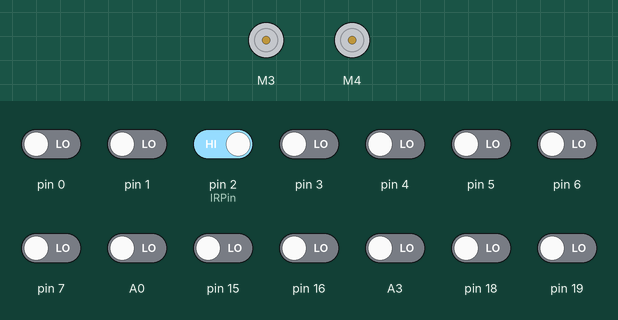
Bench run of a sketch on a simulated Arduino Uno, built with avr-gcc and run on an emulated ATmega328P. On the bench: 2 × DC motor (green arrow = forward, orange = backward, longer = faster). Inputs (shaded band) come from the test bench; at power-on: pin 2 (IRPin) HIGH, A0, A3, pin 0, pin 1, pin 3–7, pin 15, pin 16, pin 18, pin 19 LOW.

Above: at 1.2 s.
1.3 s: pin 2 (IRPin) driven LOW
At 2.5 s:
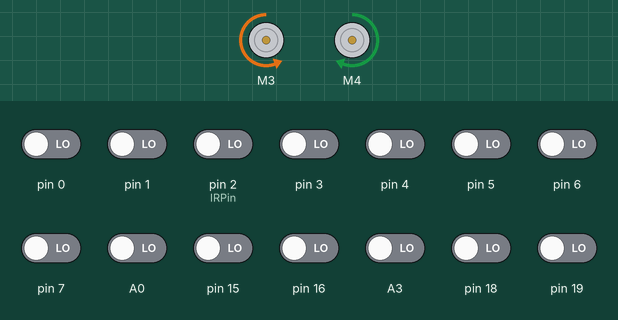
2.8 s: pin 2 (IRPin) driven HIGH
At 3.7 s:
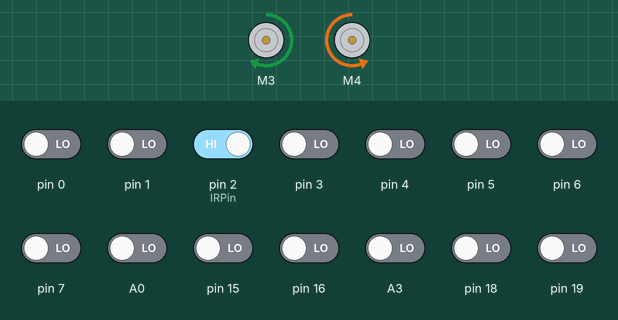
Timing chart, 0 to 5.8 s (numbered marks = the images above; inputs shaded):
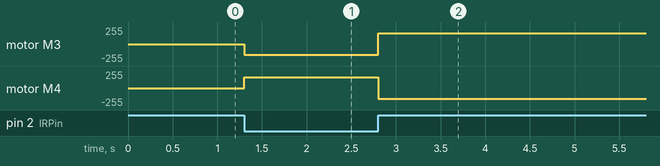

Measured:
- after the input at 1.3 s, motor M3: stopped → backward 160/255 at once; motor M4: stopped → forward 160/255 at once
- after the input at 2.8 s, motor M3: backward 160/255 → forward 160/255 at once; motor M4: forward 160/255 → backward 160/255 at once

The sketch:

runningCode.ino
```cpp
#include <mobis_io.h>
#include <AFMotor.h>

#define IRPin 2     // 장애물 감지 IR 센서

// 모터드라이버 L293D  3: M3에 연결,  4: M4에 연결
AF_DCMotor motor_L(3);
AF_DCMotor motor_R(4);

// 장애물 회피 관련 변수 선언
int obstacle_flag = 0;
bool no_repetition = 0;
uint8_t turn_speed = 160;
unsigned long time_previous;
unsigned long time_current;

void setup() {
    directSetPinIn(IRPin);
    attachInterrupt(digitalPinToInterrupt(IRPin), obstacle_detected, CHANGE);

    motor_L.setSpeed(255);              // 왼쪽 모터의 속도
    motor_R.setSpeed(255);              // 오른쪽 모터의 속도
    motor_L.run(RELEASE);
    motor_R.run(RELEASE);
    time_previous = millis();
    time_current = millis();
}
void loop() {
    if (obstacle_flag == 0) car();               // 일반 주행
    else if (obstacle_flag == 1) IRstate1();     // 500ms 정지
    else if (obstacle_flag == 2) IRstate2();     // 좌회전(장애물 인식 벗어나기 위해)
    else if (obstacle_flag == 3) IRstate3();     // 좌로 500ms 더 회전, 500ms 정지, 500ms 전진
    else if (obstacle_flag == 4) IRstate4();     // 좌로 살짝 회전
    else if (obstacle_flag == 5) IRstate5();     // 우회전(장애물 인식하기 위해)
}
// 라인트레이싱 함수
void car() {
    int val1 = directDigitalRead(A0);    // 라인센서1
    int val2 = directDigitalRead(A3);    // 라인센서2
    if (val1 == 1 && val2 == 1) {           // 직진
        motor_L.setSpeed(255);
        motor_R.setSpeed(255);
        motor_L.run(FORWARD);
        motor_R.run(FORWARD);
    }
    else if (val1 == 1 && val2 == 0) {      // 좌회전
        motor_L.run(FORWARD);
        motor_R.setSpeed(105);
        motor_R.run(BACKWARD);
    }
    else if (val1 == 0 && val2 == 1) {      // 우회전
        motor_L.setSpeed(105);
        motor_L.run(BACKWARD);
        motor_R.run(FORWARD);
    }
    else if (val1 == 0 && val2 == 0){}      // 이전 상태 유지
    time_previous = millis();
}
void obstacle_detected() {
    if(directDigitalRead(IRPin) == LOW) {
        if( no_repetition == 0) {
            no_repetition = 1;
            obstacle_flag = 1;
        }
    } else if(directDigitalRead(IRPin) == HIGH) {
        no_repetition = 0;
        obstacle_flag = 3;
    }
}
void IRstate1() {
    motor_L.run(RELEASE);
    motor_R.run(RELEASE);
    if(time_current - time_previous > 500) {
        time_previous = millis();
        obstacle_flag = 2;
    }
}
// 좌회전(장애물 감지 벗어날 때까지)
void IRstate2() {
    motor_L.setSpeed(turn_speed);
    motor_R.setSpeed(turn_speed);
    motor_L.run(BACKWARD);
    motor_R.run(FORWARD);
    time_previous = millis();
}
// 좌로 좀더 회전 -> 정지 -> 전진하면서 라인유무체크 -> 정지
void IRstate3() {
    if(time_current - time_previous <= 200) { // 300ms 좌로 회전
        motor_L.run(BACKWARD);
        motor_R.run(FORWARD);
    }
    else if(time_current - time_previous <= 700) { // 500ms 정지
        motor_L.run(RELEASE);
        motor_R.run(RELEASE);
    }
    else if(time_current - time_previous <= 1300) { // 500ms 전진
        motor_L.run(FORWARD);
        motor_R.run(FORWARD);
        int val1_check = directDigitalRead(A0);            // 라인센서1
        int val2_check = directDigitalRead(A3);            // 라인센서2
        if (val1_check == 1 || val2_check == 1) {    // 1이면 감지
            obstacle_flag = 4;
            time_previous = millis();
        }
    }
    else if(time_current - time_previous <= 1800) { // 500ms 정지
        motor_L.run(RELEASE);
        motor_R.run(RELEASE);
    }
    else if(time_current - time_previous > 1800) { // 다음 상태 진입
        obstacle_flag = 5;
    }
}

// 라인 발견 시 300ms 좌로 회전
void IRstate4() {
    if(time_current - time_previous <= 500) {
        motor_L.run(RELEASE);
        motor_R.run(RELEASE);
    }
    else if(time_current - time_previous <= 800) {
        motor_L.setSpeed(180);
        motor_R.setSpeed(180);
        motor_L.run(BACKWARD);
        motor_R.run(FORWARD);
    }
    else if(time_current - time_previous > 800) {
        obstacle_flag = 0;
        motor_L.run(FORWARD);
        motor_R.run(FORWARD);
        time_previous = millis();
    }
}
// 라인 미감지시 우측으로 돌기 :: 장애물 감지 후 인터럽트 들어오면 obstacle_flag = 1
void IRstate5() {
    motor_L.setSpeed(turn_speed);
    motor_R.setSpeed(turn_speed);
    motor_L.run(FORWARD);
    motor_R.run(BACKWARD);
    time_previous = millis();
}
```
